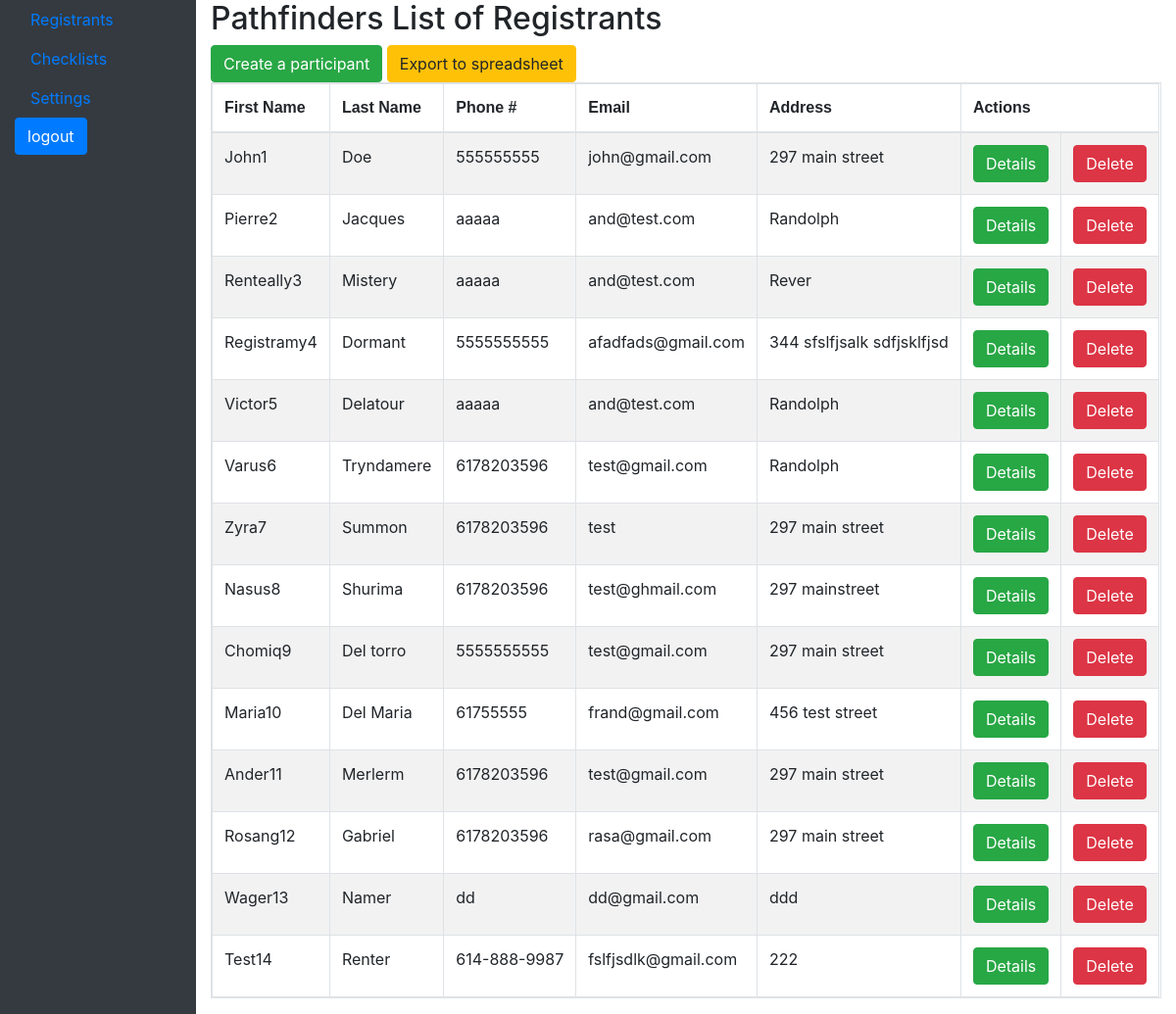
/dashboard/registrants/ (signed in), run on an earlier commit of the app's database.
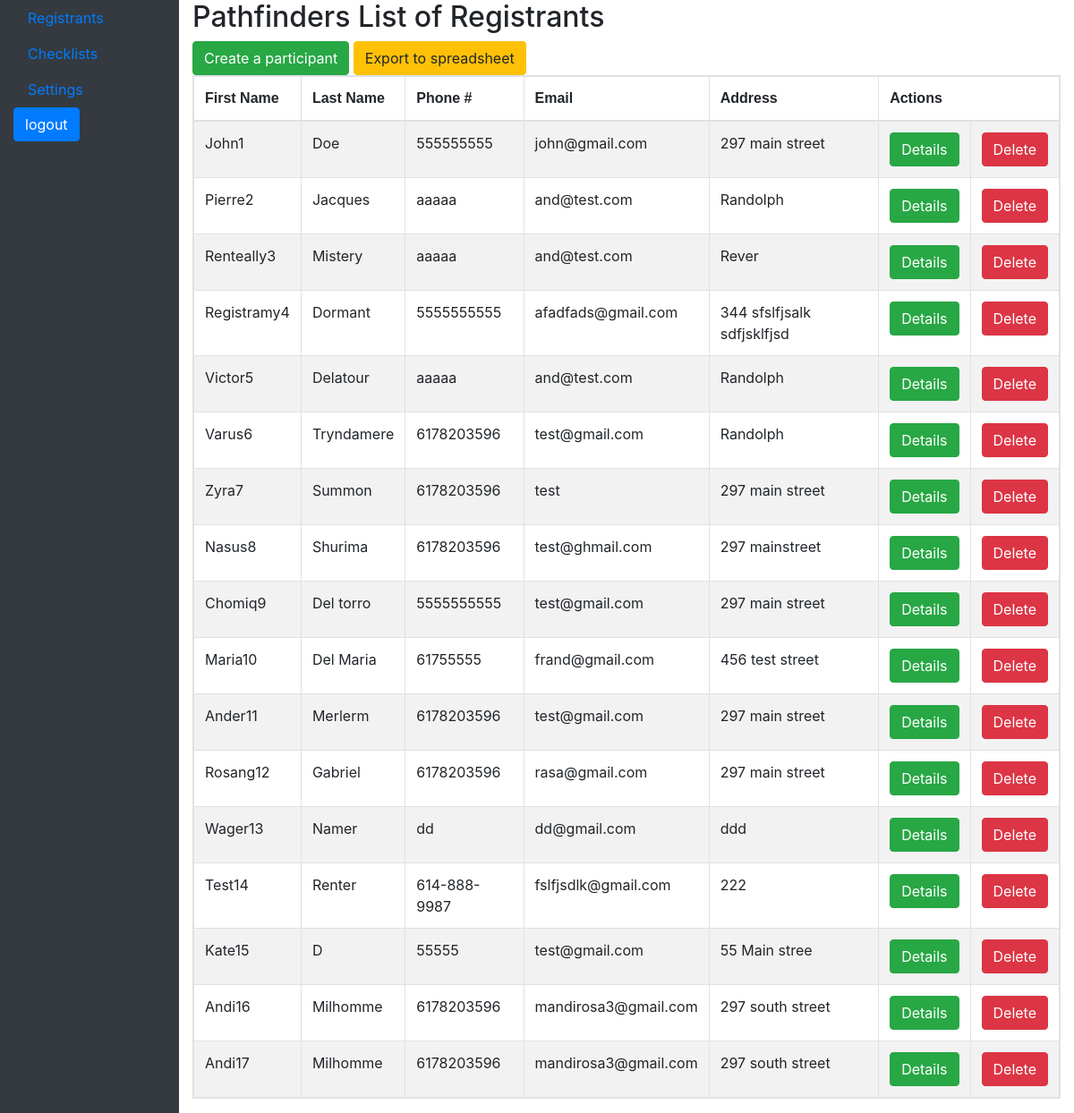
And on a later commit of the database.
### ayregistration/models.py (models this page shows, shortened)
class RegistrantInfo(models.Model):
    first_name = models.CharField(max_length=100, verbose_name="First Name")
    last_name = models.CharField(max_length=100, verbose_name="Last Name")
    phone_number = models.CharField(max_length=50, verbose_name="Phone #")
    email = models.EmailField(max_length=100, verbose_name="Email")
    address = models.CharField(max_length=100)
    city = models.CharField(max_length=100)
    state = models.CharField(max_length=100)
    zip_code = models.CharField(max_length=15)
    grade = models.CharField(max_length=100)
    church = models.CharField(max_length=100)
    iwaspathfinder = models.BooleanField(default=False, verbose_name="I have been a Pathfinder")
    ifyespathfinder = models.CharField(max_length=100, verbose_name="at (Enter Previous Pathfinder Club Name)", blank=True, null=True)
    dadismasterguide = models.BooleanField(default=False, verbose_name="My dad is a Master Guide")
    dadwaspathfinder = models.BooleanField(default=False, verbose_name="My father has been a Pathfinder")
    momismasterguide = models.BooleanField(default=False, verbose_name="My mother is a Master Guide")
    momwaspathfinder = models.BooleanField(default=False, verbose_name="My mother has been a Pathfinder")
    wishspecialclub = models.CharField(max_length=100, verbose_name="I wish to join the following Special Club Program",blank=True, null=True)

### aydashboard/views.py (the view)
# urls.py: path('registrants/', RegistrantsView.as_view(), name='registrants-list' ),
class RegistrantsView(LoginRequiredMixin, ListView):
    model = RegistrantInfo
    context_object_name = 'registrants_list'
    template_name = 'dashboard/registrants.html'

### aydashboard/templates/dashboard/registrants.html (shortened to what this page needs)
{% extends 'dashboard/base.html' %}
{% load static %}
{% block content %}
 <h2>Pathfinders List of Registrants</h2>
 <a class="btn btn-success" href="/">Create a participant </a>
 <a class="btn btn-warning" href="/">Export to spreadsheet </a>
<div class="row">
  <div class="col-sm-12">
    <table class="table table-hover table-striped  table-responsive table-bordered">
      <thead>
        <tr>
          <th scope="col">First Name</th>
          <th scope="col">Last Name</th>
          <th scope="col">Phone #</th>
          <th scope="col">Email</th>
          <th scope="col">Address</th>
          <th colspan="2" scope="col">Actions</th>
        </tr>
      </thead>
      <tbody>
        {% for person in registrants_list %}
        <tr  onclick="window.location='{% url 'registrants-details' person.id  %}';">
          <td>{{person.first_name }}{{person.id}}</td>
          <td>{{person.last_name}}</td>
          <td>{{person.phone_number}}</td>
          <td>{{person.email}}</td>
          <td>{{person.address}}</td>
          <td><a class="btn btn-success" href={% url 'registrants-details' person.id  %}> Details </a></td>
          <td><a class="btn btn-danger" href="#"> Delete </a></td>
        </tr>
        {% empty %}
        <td>No Person Yet</td>
    {% endfor %}
      </tbody>
    </table>
</div>
</div>
{% endblock %}

### aydashboard/templates/dashboard/base.html (shortened to what this page needs)
<!DOCTYPE html>
<html lang="en">
<head>
    {% load static %}
    <link href="{% static 'vendor/bootstrap/css/bootstrap.min.css' %}" rel="stylesheet">
    <link href="{% static 'css/app.css' %}" rel="stylesheet">
</head>
<body >
    <div class="container-fluid dashboard-container">
        <div class="row">
            <section class="col-2 bg-dark dashboard-menu">
                <ul class="nav flex-column">
                    <li class="nav-item">
                      <a class="nav-link active" href="#">Registrants</a>
                    </li>
                    <li class="nav-item">
                      <a class="nav-link" href="checklists/">Checklists</a>
                    </li>
                    <li class="nav-item">
                      <a class="nav-link" href="#">Settings</a>
                    </li>
                    <li class="nav-item">
                      <a class="btn btn-primary" href="{% url 'logout' %}">logout</a>
                    </li>
                  </ul>
            </section>
            <section class="col-10 dashboard-table">
          {% block content %} {% endblock %}
            </section>
            </div>
    </div>
</body>
</html>

### ayregistration/static/css/app.css (style rules this page uses)
b, strong, th { font-weight: 700; font-family: SourceSansProBold,Arial,sans-serif; }

What changed in the data, as far as the page shows it:
added RegistrantInfo: first_name "Kate", id "15", last_name "D", phone_number "55555", email "test@gmail.com", address "55 Main stree"
added RegistrantInfo: first_name "Andi", id "16", last_name "Milhomme", phone_number "6178203596", email "mandirosa3@gmail.com", address "297 south street"
added RegistrantInfo: first_name "Andi", id "17", last_name "Milhomme", phone_number "6178203596", email "mandirosa3@gmail.com", address "297 south street"
